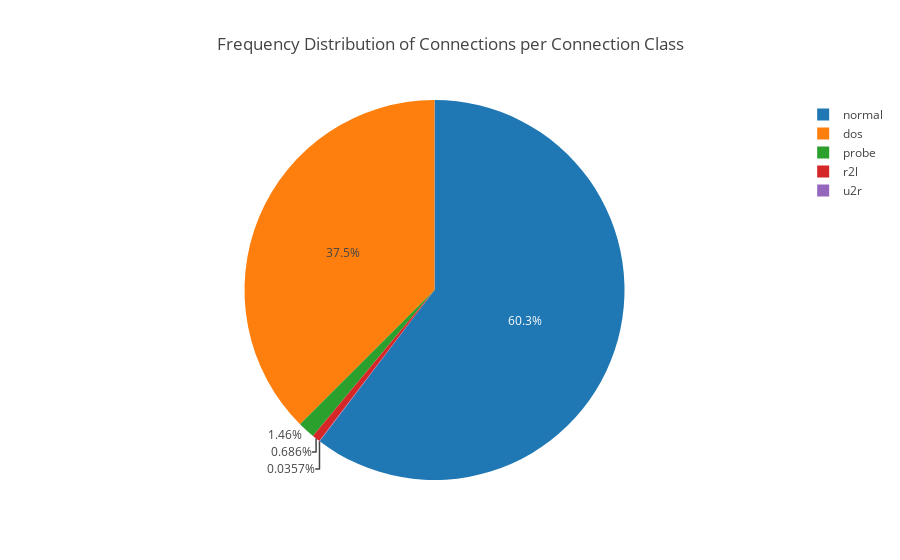

The notebook cell saved with this chart:
### Markdown cell above
Let's look at the same data but this time with a pie chart:

### Code cell
# Pie chart: 

fig = chart_attack_counts(df1, chart_type='pie')
iplot(fig, filename='basic-pie')

### Figure 1 — Plotly figure (JSON) as saved in the notebook; plotly's stock layout.template omitted (floating-point values rounded to 4 significant figures)
{"data": [{"labels": ["u2r", "r2l", "probe", "dos", "normal"], "type": "pie", "values": [0.03572, 0.6862, 1.464, 37.48, 60.33]}], "layout": {"title": "Frequency Distribution of Connections per Connection Class", "xaxis": {"title": "Attack/Normal Type"}, "yaxis": {"title": "Percentage (%)"}}}
